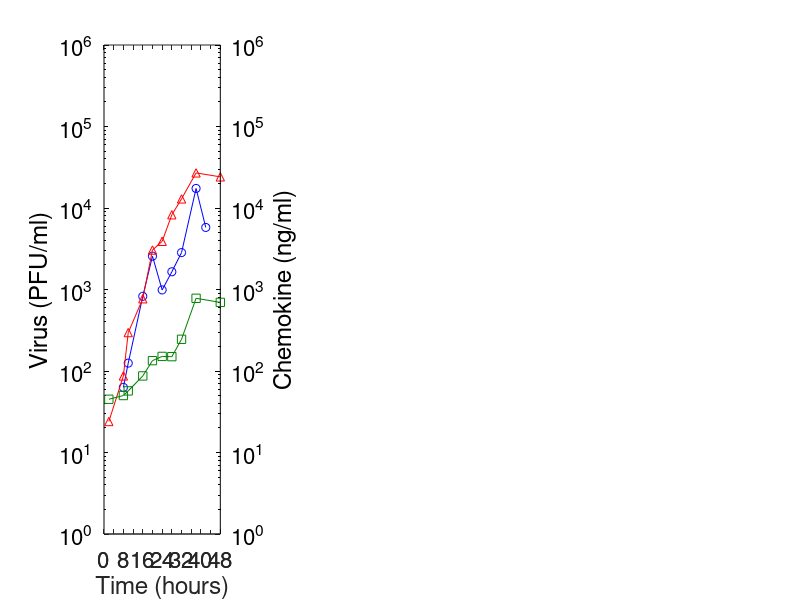

The MATLAB script that drew this image: (Note: this script raises an error after producing the figure.)
% Creates Data Plot

% --- Avian Data ---
avt = [480, 600, 960, 1200, 1440, 1680, 1920,  2280, 2520]/60;
av  = [ 63, 125, 825, 2563,  988, 1650, 2838, 17375, 5775];

ait = [120, 480, 600, 960, 1200, 1440, 1680,  1920,  2280,  2880]/60;
ai  = [ 24,  87, 296, 770, 3048, 3901, 8261, 12935, 26970, 24120];

art = [120, 480, 600, 960, 1200, 1440, 1680, 1920, 2280, 2880]/60;
ar  = [ 45,  50,  57,  87,  134,  151,  150,  245,  780,  695];

% --- Seasonal Data ---
svt = [600,  720,  960,  1200,  1440,  1800,  2280,  2880]/60;
sv  = [ 20, 5846, 6900, 38500, 39738, 20238, 15138, 20453];

sit = [120,  480,  720,  960, 1200, 1440]/60;
si  = [391, 1723, 3462, 4618, 6807, 8164] - 300;

srt = [120, 480, 720, 960, 1200, 1440, 1800, 2280, 2880]/60;
sr  = [  1,   1,   1,   2,    6,   16,   68,  239,  655];

% --- Swine Data ---
wvt = [120,   720,   960,   1200,   1440,   1800,   2880]/60;
wv  = [ 20, 64620, 84053, 254587, 665559, 814586, 654773];

wit = [480,  720,  960,  1200,  1440,  1920,  2880]/60;
wi  = [ 75+1, 1835, 1349, 23458, 12073, 30700, 19814] - 75;

wrt = [480, 720,  960, 1200, 1440, 1920, 2880]/60;
wr  = [ 36,  55,   46,  150,   93,  380, 1224];

% --- Plot ---

% Avian
subplot(1, 3, 1)
[haxes, hline1, hline2] = plotyy(avt, av, art, ar, 'semilogy', 'semilogy');
hold on
hline3 = plot(ait, ai);
hold off

set(hline1, 'Marker', 'o')
set(hline1, 'Color', 'b')

set(hline2, 'Marker', 's')
set(hline2, 'Color', [0 .5 0])

set(hline3, 'Marker', '^')
set(hline3, 'Color', 'r')

axes(haxes(1))
set(haxes(1), 'FontSize', 16)
set(haxes(1), 'YColor', 'k')
set(haxes(1), 'YLim', [1 1e6])
set(haxes(1), 'YTick', [1 10 100 1000 10000 100000 1000000])
set(haxes(1), 'XLim', [0 48])
set(haxes(1), 'XTick', 0:4:48)
set(haxes(1), 'XTickLabel', {'0', '', '8', '', '16', '', '24', '', '32', '', '40', '', '48'})
xlabel('Time (hours)')
ylabel('Virus (PFU/ml)')

axes(haxes(2))
set(haxes(2), 'FontSize', 16)
set(haxes(2), 'YColor', 'k')
set(haxes(2), 'YLim', [1 1e6])
set(haxes(2), 'YTick', [1 10 100 1000 10000 100000 1000000])
set(haxes(2), 'XLim', [0 48])
set(haxes(2), 'XTick', 0:4:48)
set(haxes(2), 'XTickLabel', {'0', '', '8', '', '16', '', '24', '', '32', '', '40', '', '48'})
ylabel('Chemokine (ng/ml)')

lhandle = legend('Virus', 'IP-10', 'RANTES', 4);
set(lhandle, 'Color', 'w')

title('Avian H5N1 Influenza')

% Seasonal
subplot(1, 3, 2)
[haxes, hline1, hline2] = plotyy(svt, sv, srt, sr, 'semilogy', 'semilogy');
hold on
hline3 = plot(sit, si);
hold off

set(hline1, 'Marker', 'o')
set(hline1, 'Color', 'b')

set(hline2, 'Marker', 's')
set(hline2, 'Color', [0 .5 0])

set(hline3, 'Marker', '^')
set(hline3, 'Color', 'r')



axes(haxes(1))
set(haxes(1), 'FontSize', 16)
set(haxes(1), 'YColor', 'k')
set(haxes(1), 'YLim', [1 1e6])
set(haxes(1), 'YTick', [1 10 100 1000 10000 100000 1000000])
set(haxes(1), 'XLim', [0 48])
set(haxes(1), 'XTick', 0:4:48)
set(haxes(1), 'XTickLabel', {'0', '', '8', '', '16', '', '24', '', '32', '', '40', '', '48'})
xlabel('Time (hours)')
ylabel('Virus (PFU/ml)')

axes(haxes(2))
set(haxes(2), 'FontSize', 16)
set(haxes(2), 'YColor', 'k')
set(haxes(2), 'YLim', [1 1e6])
set(haxes(2), 'YTick', [1 10 100 1000 10000 100000 1000000])
set(haxes(2), 'XLim', [0 48])
set(haxes(2), 'XTick', 0:4:48)
set(haxes(2), 'XTickLabel', {'0', '', '8', '', '16', '', '24', '', '32', '', '40', '', '48'})
ylabel('Chemokine (ng/ml)')

lhandle = legend('Virus', 'IP-10', 'RANTES', 4);
set(lhandle, 'Color', 'w')

title('Seasonal sH1N1 Influenza')

% Swine
subplot(1, 3, 3)

[haxes, hline1, hline2] = plotyy(wvt, wv, wrt, wr, 'semilogy', 'semilogy');
hold on
hline3 = plot(wit, wi);
hold off

set(hline1, 'Marker', 'o')
set(hline1, 'Color', 'b')

set(hline2, 'Marker', 's')
set(hline2, 'Color', [0 .5 0])

set(hline3, 'Marker', '^')
set(hline3, 'Color', 'r')



axes(haxes(1))
set(haxes(1), 'FontSize', 16)
set(haxes(1), 'YColor', 'k')
set(haxes(1), 'YLim', [1 1e6])
set(haxes(1), 'YTick', [1 10 100 1000 10000 100000 1000000])
set(haxes(1), 'XLim', [0 48])
set(haxes(1), 'XTick', 0:4:48)
set(haxes(1), 'XTickLabel', {'0', '', '8', '', '16', '', '24', '', '32', '', '40', '', '48'})
xlabel('Time (hours)')
ylabel('Virus (PFU/ml)')

axes(haxes(2))
set(haxes(2), 'FontSize', 16)
set(haxes(2), 'YColor', 'k')
set(haxes(2), 'YLim', [1 1e6])
set(haxes(2), 'YTick', [1 10 100 1000 10000 100000 1000000])
set(haxes(2), 'XLim', [0 48])
set(haxes(2), 'XTick', 0:4:48)
set(haxes(2), 'XTickLabel', {'0', '', '8', '', '16', '', '24', '', '32', '', '40', '', '48'})
ylabel('Chemokine (ng/ml)')

lhandle = legend('Virus', 'IP-10', 'RANTES', 4);
set(lhandle, 'Color', 'w')

title('Pandemic pH1N1 Influenza')
